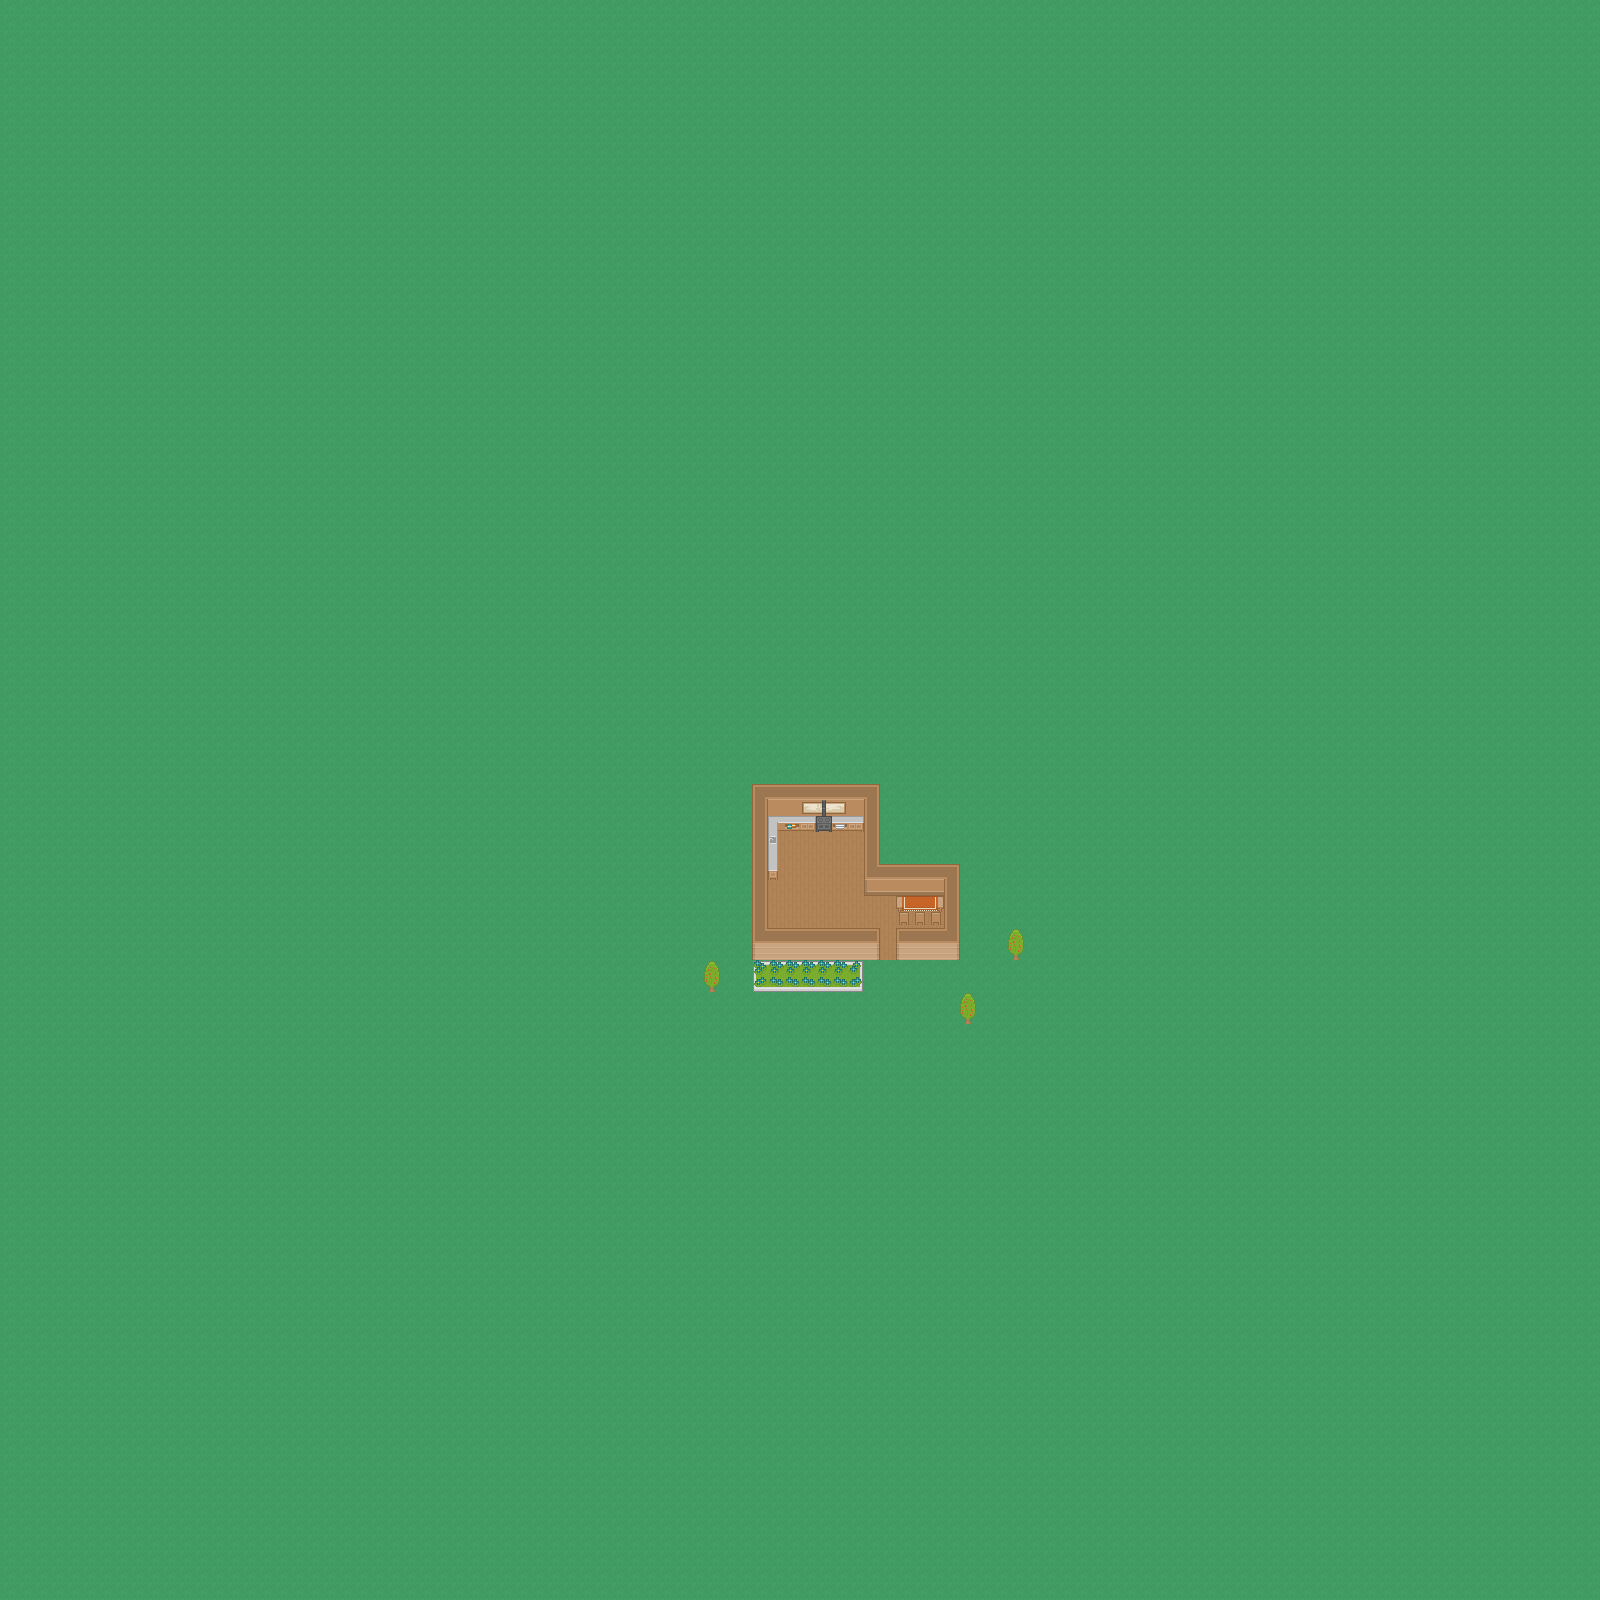

A 2D game scene composited from a Tiled map and its tileset images. What follows is a short description and the map's XML, with each tile layer's data collapsed to a summary:
An orthogonal 100x100 tile map with 16x16 px tiles, 6 tile layers (Tile Layer 1, buildings, interior, interior decor 2, ...), 3 tilesets.

<map version="1.0" orientation="orthogonal" renderorder="right-down" width="100" height="100" tilewidth="16" tileheight="16" nextobjectid="1">
 <tileset firstgid="1" name="roguelikeCity_transparent" tilewidth="16" tileheight="16" spacing="1" tilecount="1036">
  <image source="Spritesheet/roguelikeCity_transparent.png" trans="ff00ff" width="628" height="475" />
 </tileset>
 <tileset firstgid="1037" name="roguelikeSheet_magenta" tilewidth="16" tileheight="16" spacing="1" tilecount="1767">
  <image source="Spritesheet/roguelikeSheet_magenta.png" trans="ff00ff" width="968" height="526" />
  <tile id="718">
   <properties>
    <property name="solid" value="YES" />
   </properties>
  </tile>
  <tile id="719">
   <properties>
    <property name="solid" value="YES" />
   </properties>
  </tile>
  <tile id="720">
   <properties>
    <property name="solid" value="YES" />
   </properties>
  </tile>
  <tile id="721">
   <properties>
    <property name="solid" value="YES" />
   </properties>
  </tile>
  <tile id="722">
   <properties>
    <property name="solid" value="YES" />
   </properties>
  </tile>
  <tile id="723">
   <properties>
    <property name="solid" value="YES" />
   </properties>
  </tile>
  <tile id="724">
   <properties>
    <property name="solid" value="YES" />
   </properties>
  </tile>
  <tile id="775">
   <properties>
    <property name="solid" value="YES" />
   </properties>
  </tile>
  <tile id="776">
   <properties>
    <property name="solid" value="YES" />
   </properties>
  </tile>
  <tile id="777">
   <properties>
    <property name="solid" value="YES" />
   </properties>
  </tile>
  <tile id="778">
   <properties>
    <property name="solid" value="YES" />
   </properties>
  </tile>
  <tile id="779">
   <properties>
    <property name="solid" value="YES" />
   </properties>
  </tile>
  <tile id="780">
   <properties>
    <property name="solid" value="YES" />
   </properties>
  </tile>
  <tile id="781">
   <properties>
    <property name="solid" value="YES" />
   </properties>
  </tile>
  <tile id="801">
   <properties>
    <property name="solid" value="YES" />
   </properties>
  </tile>
  <tile id="832">
   <properties>
    <property name="solid" value="YES" />
   </properties>
  </tile>
  <tile id="833">
   <properties>
    <property name="solid" value="YES" />
   </properties>
  </tile>
  <tile id="834">
   <properties>
    <property name="solid" value="YES" />
   </properties>
  </tile>
  <tile id="835">
   <properties>
    <property name="solid" value="YES" />
   </properties>
  </tile>
  <tile id="836">
   <properties>
    <property name="solid" value="YES" />
   </properties>
  </tile>
  <tile id="837">
   <properties>
    <property name="solid" value="YES" />
   </properties>
  </tile>
  <tile id="838">
   <properties>
    <property name="solid" value="YES" />
   </properties>
  </tile>
  <tile id="1003">
   <properties>
    <property name="solid" value="YES" />
   </properties>
  </tile>
  <tile id="1004">
   <properties>
    <property name="solid" value="YES" />
   </properties>
  </tile>
  <tile id="1005">
   <properties>
    <property name="solid" value="YES" />
   </properties>
  </tile>
  <tile id="1006">
   <properties>
    <property name="solid" value="YES" />
   </properties>
  </tile>
 </tileset>
 <tileset firstgid="2804" name="roguelikeIndoor_magenta" tilewidth="16" tileheight="16" spacing="1" tilecount="468">
  <image source="Spritesheet/roguelikeIndoor_magenta.png" trans="ff00ff" width="457" height="305" />
 </tileset>
 <layer name="Tile Layer 1" width="100" height="100">
  <data>[10000 cells, 10000 non-empty, 1 distinct tile ids]</data>
 </layer>
 <layer name="buildings" width="100" height="100">
  <data>[10000 cells, 64 non-empty, 12 distinct tile ids]</data>
 </layer>
 <layer name="interior" width="100" height="100">
  <data>[10000 cells, 54 non-empty, 1 distinct tile ids]</data>
 </layer>
 <layer name="interior decor 2" width="100" height="100">
  <data>[10000 cells, 9 non-empty, 7 distinct tile ids]</data>
 </layer>
 <layer name="interior decor" width="100" height="100">
  <data>[10000 cells, 12 non-empty, 11 distinct tile ids]</data>
 </layer>
 <layer name="foilage" width="100" height="100">
  <data>[10000 cells, 20 non-empty, 8 distinct tile ids]</data>
 </layer>
</map>
